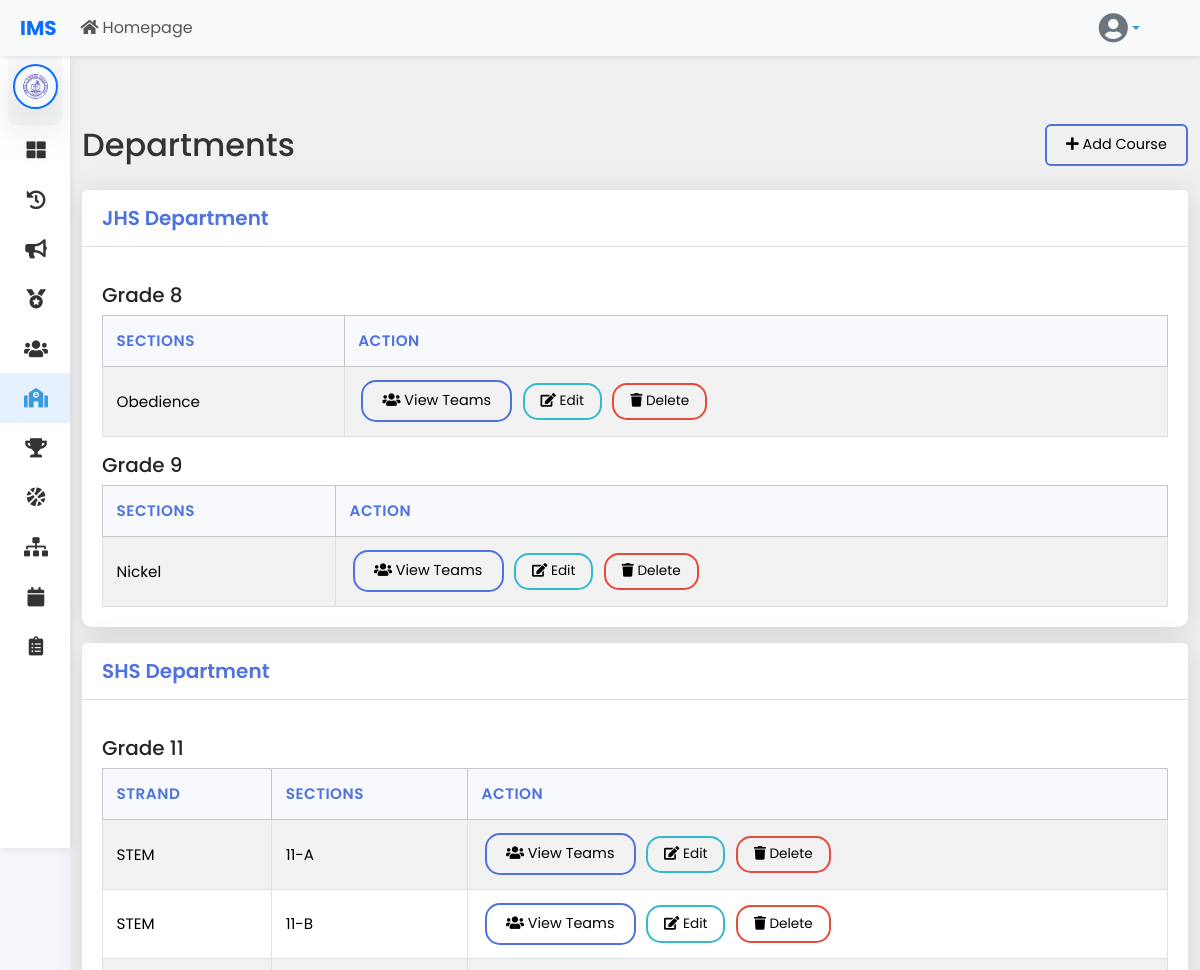
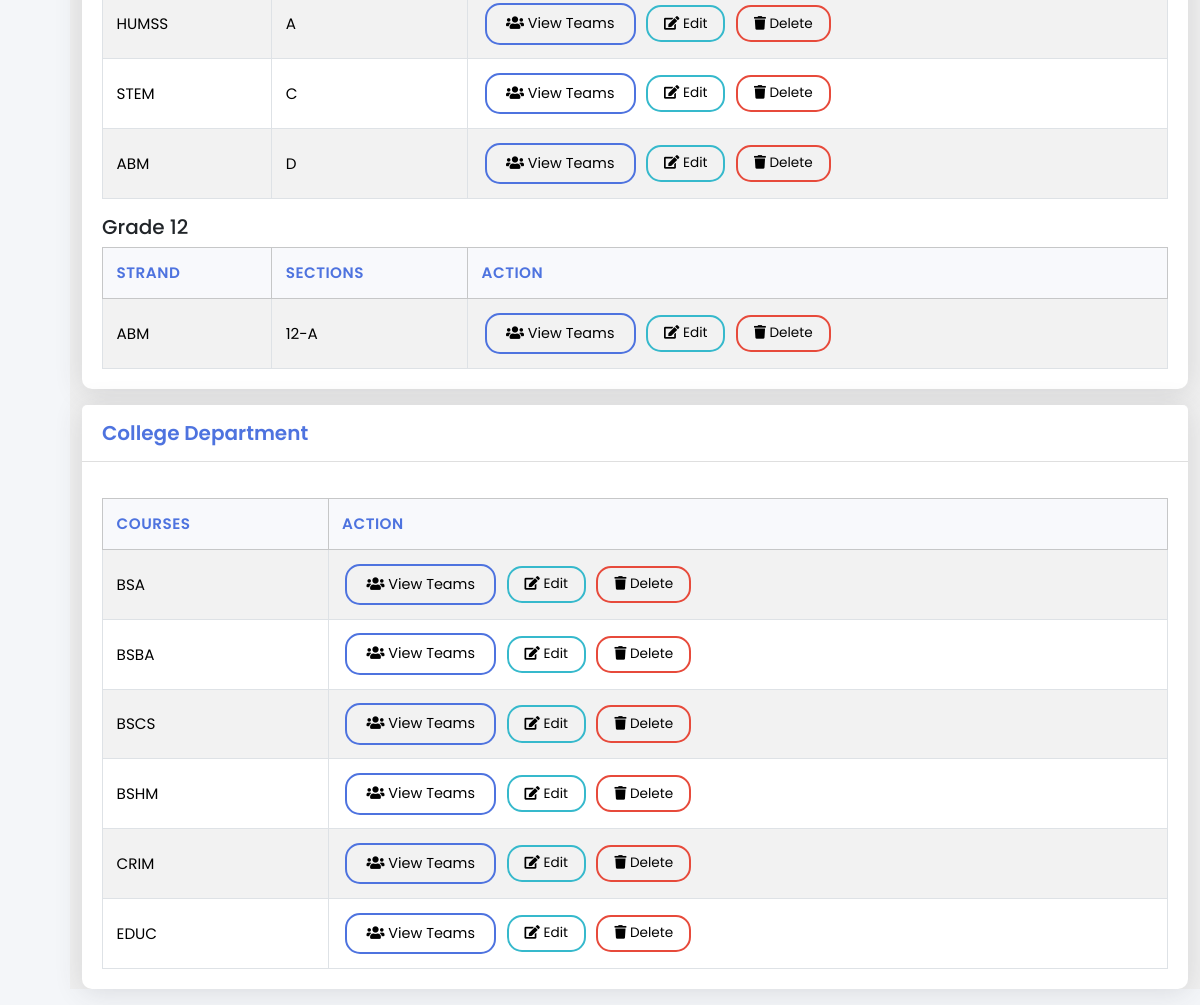
The page /departments/departments.php (signed in) on the database as committed earlier (2 pictures, top to bottom).
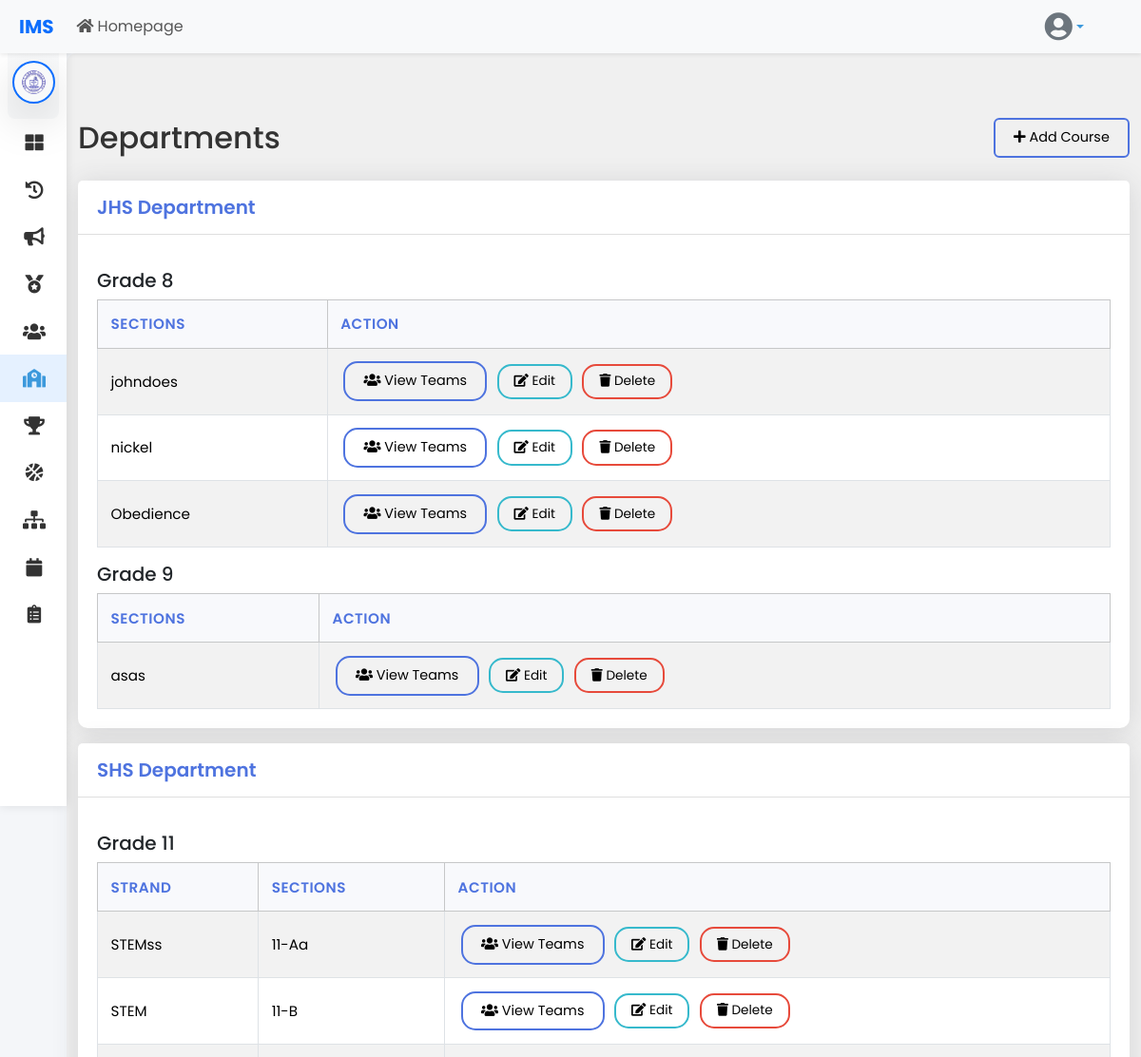
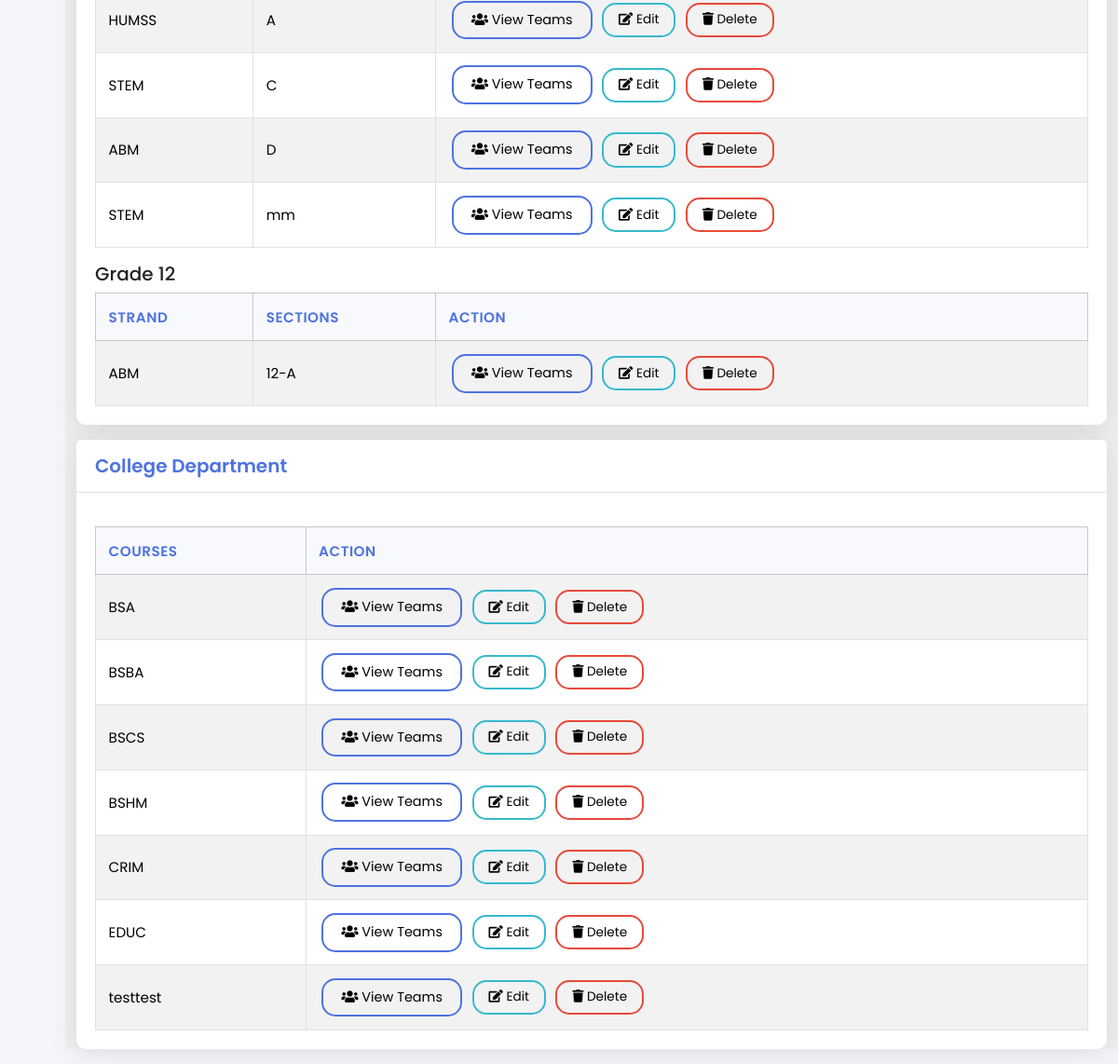
The same page on the database as committed later (2 pictures, top to bottom).
### tables this page shows
CREATE TABLE `grade_section_course` (
  `id` int(11) NOT NULL,
  `department_id` int(11) NOT NULL,
  `grade_level` enum('Grade 1','Grade 2','Grade 3','Grade 4','Grade 5','Grade 6','Grade 7','Grade 8','Grade 9','Grade 10','Grade 11','Grade 12') DEFAULT NULL,
  `strand` varchar(64) DEFAULT NULL,
  `section_name` varchar(50) DEFAULT NULL,
  `course_name` varchar(100) DEFAULT NULL,
  `Points` int(11) DEFAULT 0
);

### departments/departments.php (the view, shortened to what the changed rows need)
<?php
$conn = con();
$school_id = $_SESSION['school_id'];
$department_name = $_SESSION['department_name'];
$sql = "
    SELECT gsc.id, gsc.grade_level, gsc.section_name, gsc.course_name, d.department_name, gsc.strand, d.id as department_id
    FROM grade_section_course AS gsc
    JOIN departments AS d ON gsc.department_id = d.id
    WHERE d.school_id = ?";
$sql .= " ORDER BY d.department_name, gsc.grade_level, gsc.section_name, gsc.course_name";
$stmt = $conn->prepare($sql);
if (isset($dept_id_to_use)) {
    $stmt->bind_param("ii", $school_id, $dept_id_to_use);
} else {
    $stmt->bind_param("i", $school_id);
}
$stmt->execute();
$result = $stmt->get_result();
$sections_by_department = [];
while ($row = $result->fetch_assoc()) {
    $department = $row['department_name'] ?? 'Unknown Department';
    $grade = $row['grade_level'];
    $name = ($department == 'College') ? $row['course_name'] : $row['section_name'];
    $sections_by_department[$department][$grade][] = [
        'id' => $row['id'],
        'name' => $name,
        'strand' => $row['strand'] ?? ''
    ];
}
?>
<!DOCTYPE html>
<html lang="en">
<head>
    <link href="https://cdn.jsdelivr.net/npm/bootstrap@5.3.3/dist/css/bootstrap.min.css" rel="stylesheet">
    <link rel="stylesheet" href="https://cdnjs.cloudflare.com/ajax/libs/font-awesome/5.15.4/css/all.min.css">
    <link rel="stylesheet" href="../styles/dashboard.css">
</head>
<body>
    <div class="wrapper">
        <div id="content">
            <div class="container mt-5">
                <div class="d-flex justify-content-between align-items-center">
                    <h2 class="mb-0">Departments</h2>
                </div>
            </div>
            <div class="container mt-4">
                <?php foreach ($sections_by_department as $department_name => $grades): ?>
                    <div class="card">
                        <div class="card-header">
                            <h5><?php echo htmlspecialchars($department_name); ?> Department</h5>
                        </div>
                        <div class="card-body">
                            <?php foreach ($grades as $grade_level => $items): ?>
                                <div class="mt-3">
                                    <h5><?php echo htmlspecialchars($department_name === 'College' ? $grade_level : $grade_level); ?></h5>
                                    <div class="table-responsive">
                                        <table class="table table-striped table-bordered">
                                            <thead class="table-light">
                                                <tr>
                                                    <?php if ($department_name === 'SHS'): ?>
                                                        <th>Strand</th>
                                                    <?php endif; ?>
                                                    <th><?php echo ($department_name === 'College') ? 'Courses' : 'Sections'; ?></th>
                                                    <th>Action</th>
                                                </tr>
                                            </thead>
                                            <tbody>
                                                <?php foreach ($items as $item): ?>
                                                    <tr>
                                                        <?php if ($department_name === 'SHS'): ?>
                                                            <td><?php echo htmlspecialchars($item['strand']); ?></td>
                                                        <?php endif; ?>
                                                        <td><?php echo htmlspecialchars($item['name']); ?></td>
                                                        <td>
                                                            <a href="../teams/adminteams.php?grade_section_course_id=<?php echo $item['id']; ?>" class="btn btn-primary btn-sm">
                                                                <i class="fas fa-users"></i> View Teams
                                                            </a>
                                                            <button class="btn btn-info btn-sm edit-btn"
                                                                data-id="<?php echo $item['id']; ?>"
                                                                data-department="<?php echo htmlspecialchars($department_name); ?>"
                                                                data-grade="<?php echo htmlspecialchars($grade_level); ?>">
                                                                <i class="fas fa-edit"></i> Edit
                                                            </button>
                                                            <button class="btn btn-danger btn-sm delete-section" data-bs-toggle="modal" data-bs-target="#deleteSectionModal" data-id="<?php echo $item['id']; ?>">
                                                                <i class="fas fa-trash"></i> Delete
                                                            </button>
                                                        </td>
                                                    </tr>
                                                <?php endforeach; ?>
                                            </tbody>
                                        </table>
                                    </div>
                                </div>
                            <?php endforeach; ?>
                        </div>
                    </div>
                <?php endforeach; ?>
            </div>
        </div>
    </div>
</body>
</html>

Rows that differ between the two databases and show on the page:
removed grade_section_course: section_name "Nickel", shown under "Grade 9"
added grade_section_course: section_name "johndoes", shown under "Grade 8"
added grade_section_course: section_name "nickel", shown under "Grade 8"
added grade_section_course: section_name "asas", shown under "Grade 9"
changed grade_section_course: strand "STEM" → "STEMss"; section_name "11-A" → "11-Aa"
added grade_section_course: strand "STEM", section_name "mm", shown under "Grade 11"
added grade_section_course: course_name "testtest"
